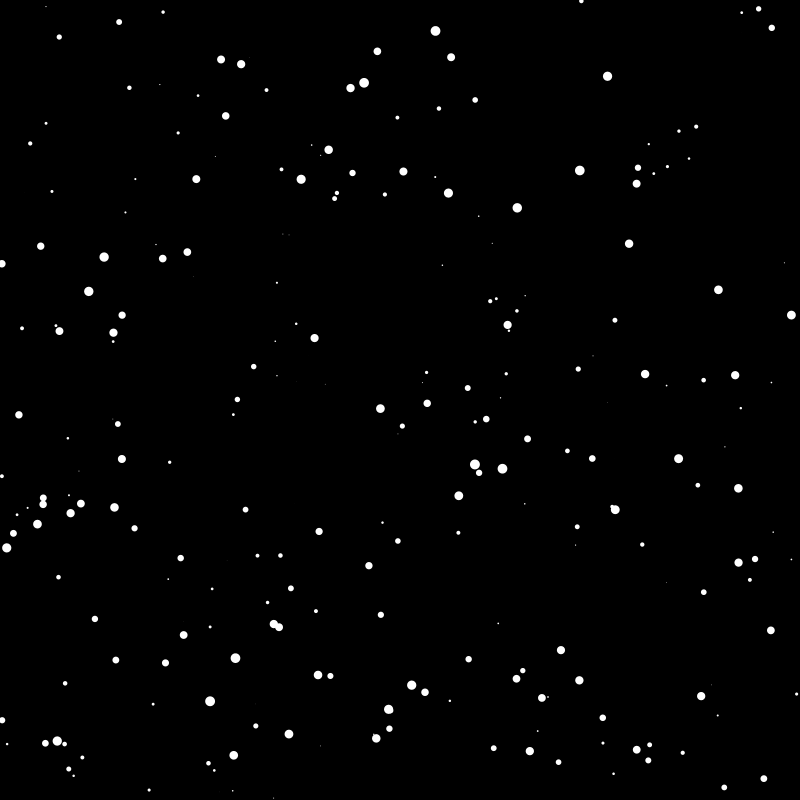
Frame 1 (no input)
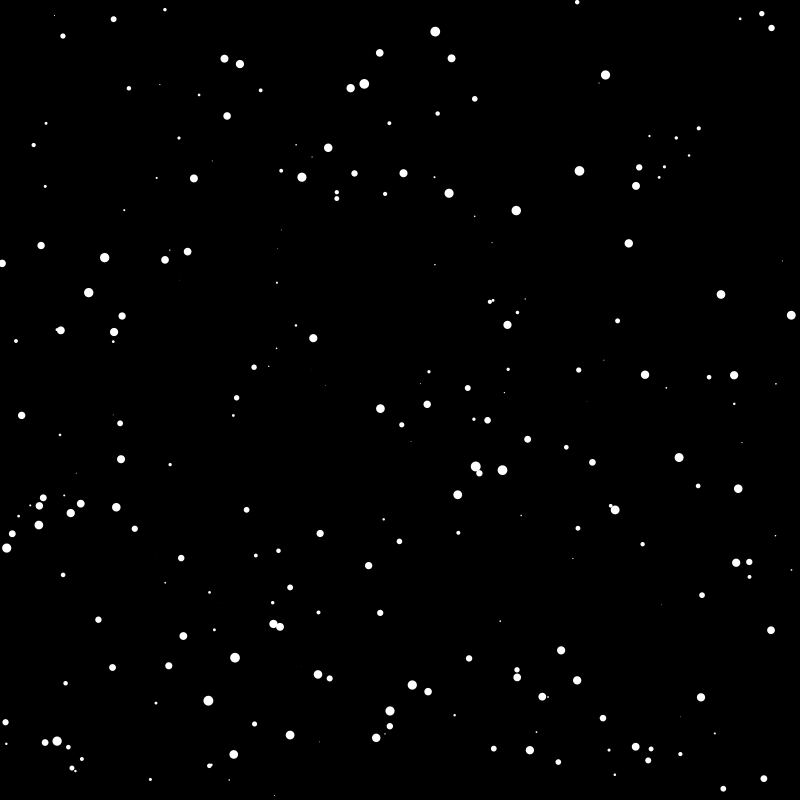
Frame 60 (the mouse pressed at the canvas centre just before this capture)
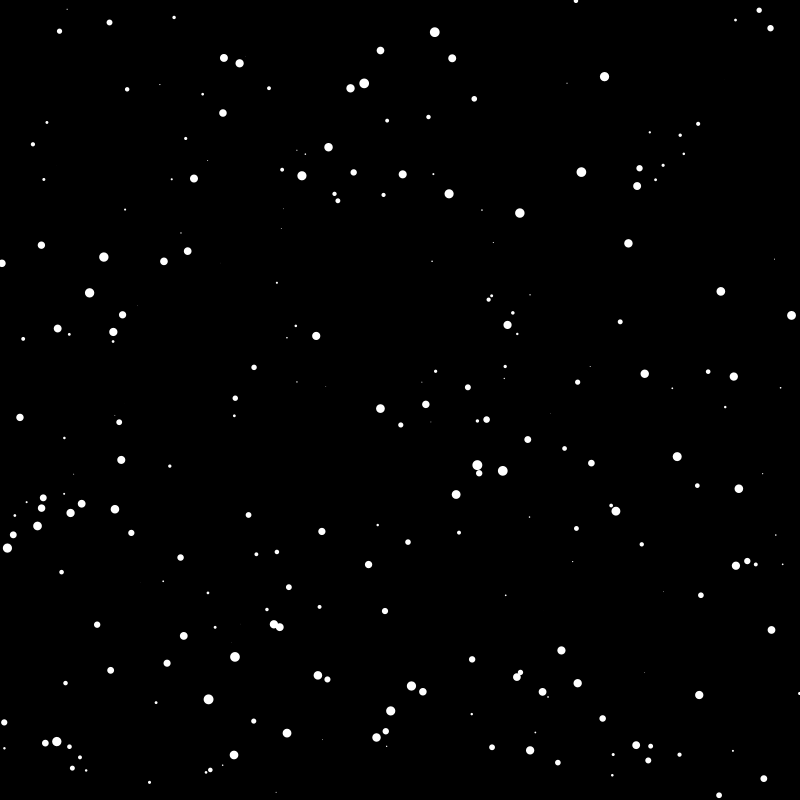
Frame 120 (the mouse held since frame 60 and released just before this capture)

The Processing sketch that drew these frames (run headless with seeded random() and noise(); from frame 60 on, the mouse is pressed at the canvas centre):

// Processing sketch: sketch_38
// ── sketch_38.pde
//Chase Warner
class particle {

  float x,y,sz,sz2,tmp;
  particle(float x_, float y_, float size1, float size2, float temparature) {
    x = x_;
    y = y_;
    sz = size1;
    sz2 = size2;
    tmp = temparature;
  }
  void update() {
   
    ellipse(x,y,sz,sz);
    x+= random(-tmp/sz,tmp/sz);
    //x += tmp;
    y += random(-tmp/sz,tmp/sz);
    //y += tmp;
    if(tmp == 0) {
      tmp += 1;
    }
  }
}


particle[] brownian = new particle[250];
void setup() {
  size(800,800);
  for (int i = 0; 250 > i; i++) {
    brownian[i] = new particle(random(width),random(height),random(10),random(10),random(5));
  }
}
void draw() {
  noStroke();
  background(0);
  for (int i = 0; 250 > i; i++) {
    brownian[i].update();
  }
  
}
